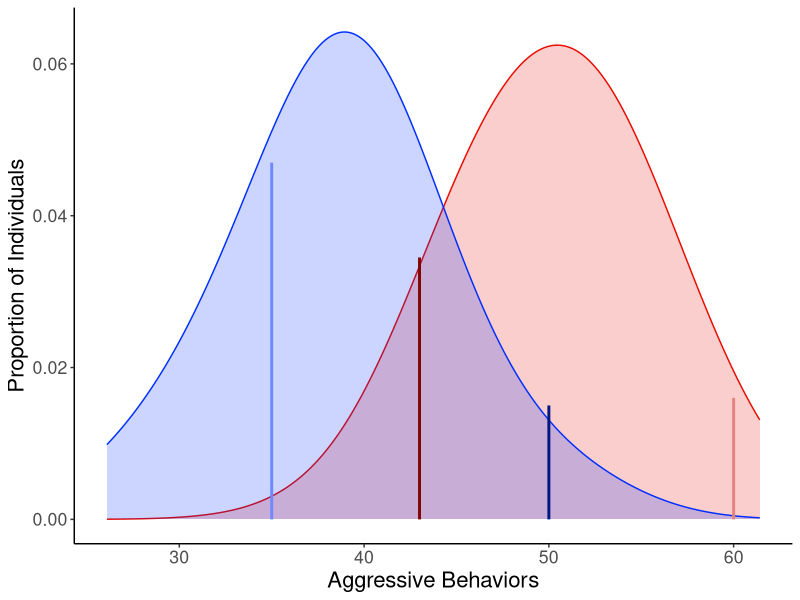

The R script that drew this image:
## Theoretical figure

library(here)
library(tidyverse)

#generate some uniform data

dist1 <- rnorm(100, mean=50, sd=5)
dist2 <- rnorm(100, mean=40, sd=5)

df <- data.frame(dist1, dist2)
df$ID <- rownames(df)

ggplot()+
  geom_density(df, mapping=aes(x=dist1), color="#e90b00", fill="#e90b00", alpha=0.2, bw=4)+
  geom_density(df, mapping=aes(x=dist2), color="#002eff", fill="#002eff", alpha=0.2, bw=4)+
  geom_segment(mapping = aes(x = 35, xend = 35, y = 0, yend = 0.047), color="#6f88ff", linewidth=1)+
  geom_segment(mapping = aes(x = 50, xend = 50, y = 0, yend = 0.015), color="#001781", linewidth=1)+
  geom_segment(mapping = aes(x = 43, xend = 43, y = 0, yend = 0.0345), color="#820600", linewidth=1)+
  geom_segment(mapping = aes(x = 60, xend = 60, y = 0, yend = 0.016), color="#e4827d", linewidth=1)+
  theme_classic()+
  theme(text = element_text(size=16))+
  ylab("Proportion of Individuals")+
  xlab("Aggressive Behaviors")